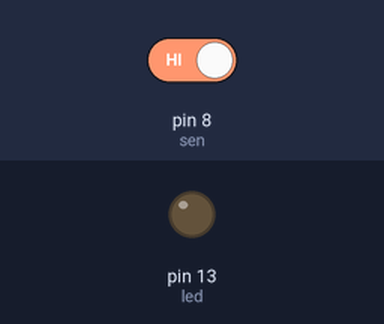
Simulated run of this sketch. Board: Arduino Uno, built with avr-gcc and run on an emulated ATmega328P. On the bench: output pins drawn as LEDs (lit = HIGH). The test bench sets the inputs (shaded band); at power-on: pin 8 (sen) HIGH.

Above: at 1.2 s.
1.3 s: pin 8 (sen) driven LOW
At 2.0 s:
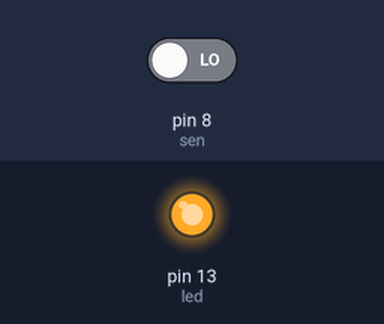
2.8 s: pin 8 (sen) driven HIGH
At 3.1 s:
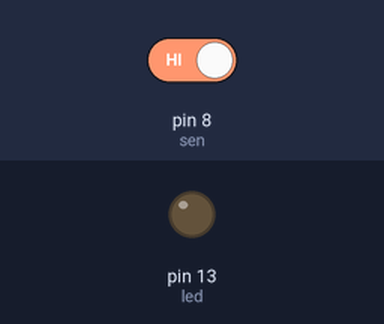
Timing chart, 0 to 5.8 s (numbered marks = the images above; inputs shaded):
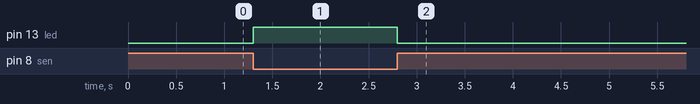

The sketch:

Code.ino
```cpp
// NeuralMesh Solution

const int led = 13;
const int sen = 8;
int detect;

void setup() {
  pinMode(led, OUTPUT);
  pinMode(sen, INPUT);
  Serial.begin (9600);
}

void loop() {
  detect = digitalRead(sen);

  if (detect == 0) {
    digitalWrite(led, HIGH);
  } else {
    digitalWrite(led, LOW);
  }
}
```

Measured:
- after the input at 1.3 s, pin 13 (led): LOW → HIGH at once
- after the input at 2.8 s, pin 13 (led): HIGH → LOW at once
